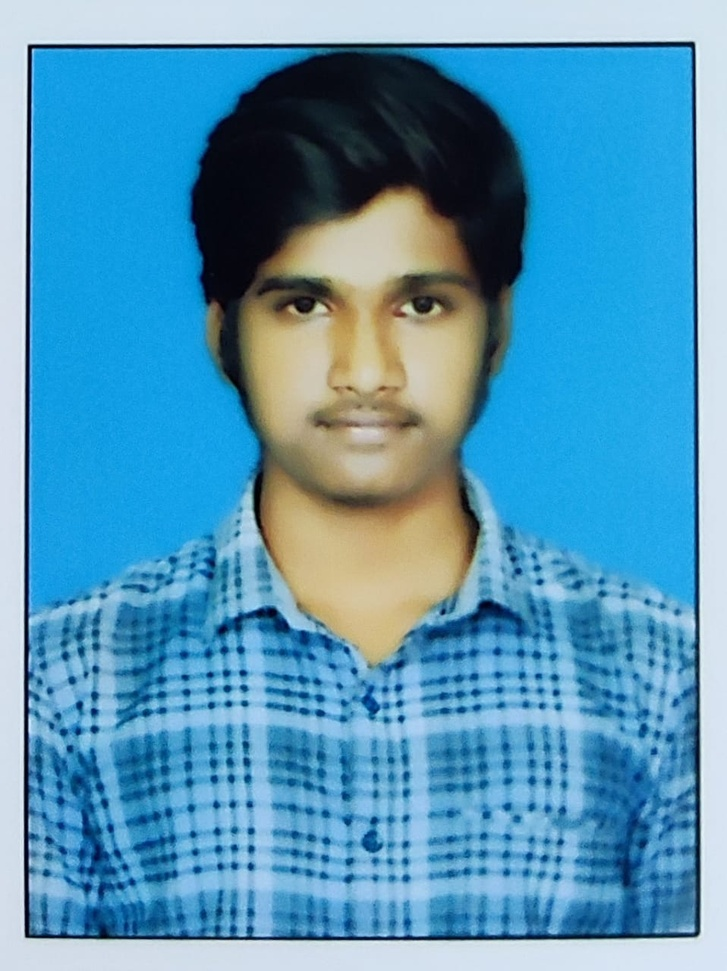
%> input picture Mouni.jpg, 727 x 971 px, shrunk from 958 x 1280 before the run
$ octave img.m   (GNU Octave 9; MATLAB toolbox functions it lacks are replaced by stand-ins)
%> lines starting %> are read from the running program, lines starting %| are printed output that depends on the picture
inputfile='/home/smouneswar/Documents/week-7/Mouni.jpg'
imagedata=imread(inputfile);
%> imagedata is the input picture: size 971x727x3 uint8; mean R, G, B 85.8, 150.6, 183.4
redchannel=imagedata(:,:,1);
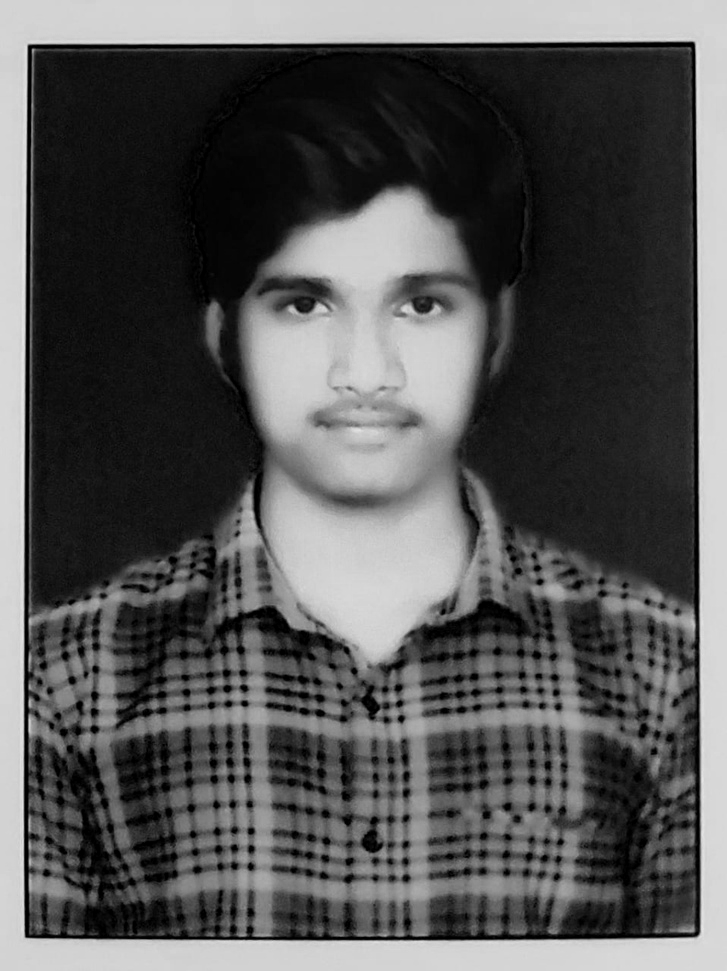
%> redchannel: size 971x727 uint8; min 0, max 231, mean 85.8
greenchannel=imagedata(:,:,2);
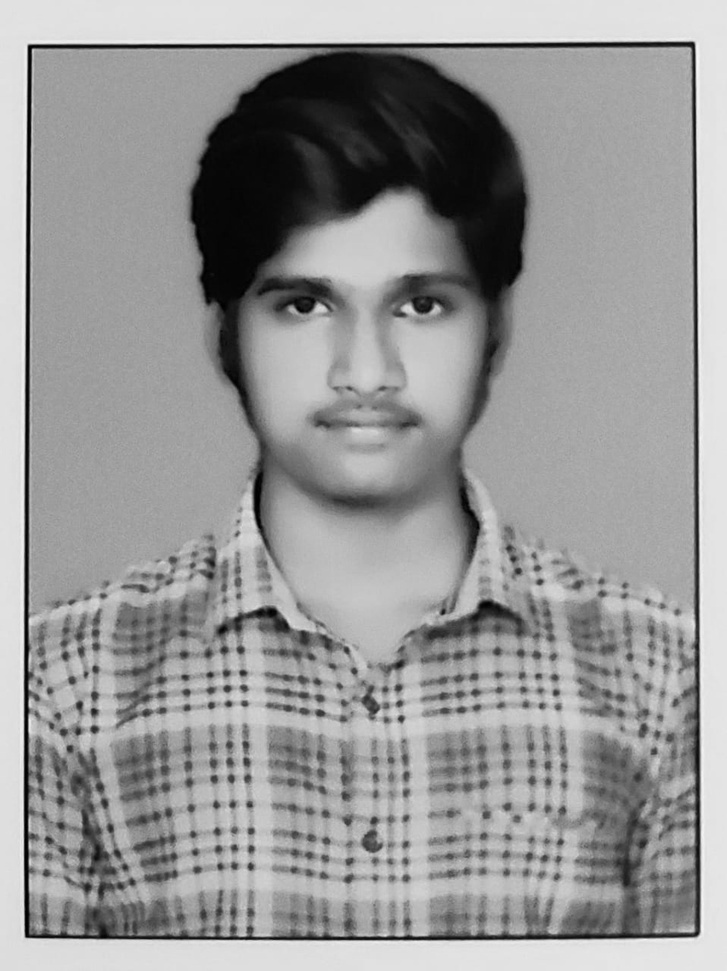
%> greenchannel: size 971x727 uint8; min 0, max 248, mean 150.6
bluechannel=imagedata(:,:,3);
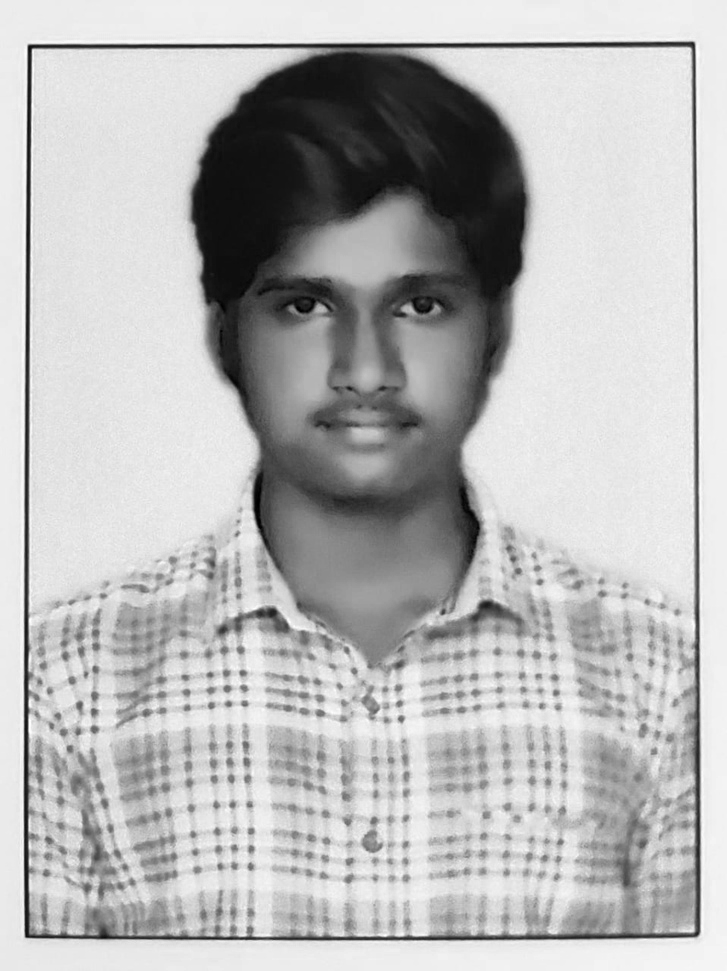
%> bluechannel: size 971x727 uint8; min 0, max 255, mean 183.4
redoutputfile='red_channel.csv';
greenoutputfile='green_channel.csv';
blueoutputfile='blue_channel.csv';
csvwrite(redoutputfile,redchannel);
csvwrite(greenoutputfile,greenchannel);
csvwrite(blueoutputfile,bluechannel);
disp('red,green,and blue channels saved to seperate csv files succesfully');
